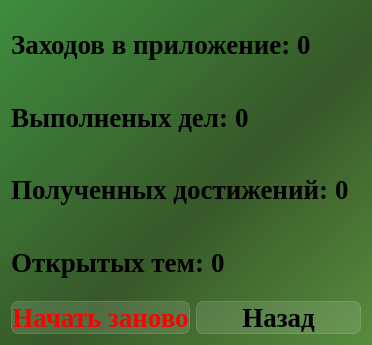
<?xml version="1.0" encoding="UTF-8"?>
<ui version="4.0">
 <class>Dialog_statistics</class>
 <widget class="QDialog" name="Dialog_statistics">
  <property name="geometry">
   <rect>
    <x>0</x>
    <y>0</y>
    <width>372</width>
    <height>345</height>
   </rect>
  </property>
  <property name="windowTitle">
   <string>Статистика</string>
  </property>
  <property name="styleSheet">
   <string notr="true">background-color: qlineargradient(spread:pad, x1:1, y1:1, x2:0, y2:0, stop:0 rgba(87, 140, 62, 255), stop:0.427447 rgba(54, 87, 39, 235), stop:1 rgba(62, 140, 63, 255));
font-family: Liberation Serif;</string>
  </property>
  <layout class="QVBoxLayout" name="verticalLayout">
   <item>
    <layout class="QHBoxLayout" name="horizontalLayout_visits">
     <item>
      <widget class="QLabel" name="label_visits">
       <property name="styleSheet">
        <string notr="true">text-align: center;
font-weight: bold;
font-size: 20pt;
background-color: none;</string>
       </property>
       <property name="text">
        <string>Заходов в приложение:</string>
       </property>
      </widget>
     </item>
     <item>
      <widget class="QLabel" name="label_count_visits">
       <property name="styleSheet">
        <string notr="true">text-align: center;
font-weight: bold;
font-size: 20pt;
background-color: none;
</string>
       </property>
       <property name="text">
        <string>0</string>
       </property>
      </widget>
     </item>
     <item>
      <spacer name="horizontalSpacer">
       <property name="orientation">
        <enum>Qt::Horizontal</enum>
       </property>
       <property name="sizeHint" stdset="0">
        <size>
         <width>40</width>
         <height>20</height>
        </size>
       </property>
      </spacer>
     </item>
    </layout>
   </item>
   <item>
    <layout class="QHBoxLayout" name="horizontalLayout_tasks">
     <item>
      <widget class="QLabel" name="label_tasks">
       <property name="styleSheet">
        <string notr="true">text-align: center;
font-weight: bold;
font-size: 20pt;
background-color: none;
border: none;</string>
       </property>
       <property name="text">
        <string>Выполненых дел:</string>
       </property>
      </widget>
     </item>
     <item>
      <widget class="QLabel" name="label_count_tasks">
       <property name="styleSheet">
        <string notr="true">text-align: center;
font-weight: bold;
font-size: 20pt;
background-color: none;
border: none;</string>
       </property>
       <property name="text">
        <string>0</string>
       </property>
      </widget>
     </item>
     <item>
      <spacer name="horizontalSpacer_2">
       <property name="orientation">
        <enum>Qt::Horizontal</enum>
       </property>
       <property name="sizeHint" stdset="0">
        <size>
         <width>40</width>
         <height>20</height>
        </size>
       </property>
      </spacer>
     </item>
    </layout>
   </item>
   <item>
    <layout class="QHBoxLayout" name="horizontalLayout_achievements">
     <item>
      <widget class="QLabel" name="label_achievements">
       <property name="styleSheet">
        <string notr="true">text-align: center;
font-weight: bold;
font-size: 20pt;
background-color: none;
border: none;</string>
       </property>
       <property name="text">
        <string>Полученных достижений:</string>
       </property>
      </widget>
     </item>
     <item>
      <widget class="QLabel" name="label_count_achievements">
       <property name="styleSheet">
        <string notr="true">text-align: center;
font-weight: bold;
font-size: 20pt;
background-color: none;
border: none;</string>
       </property>
       <property name="text">
        <string>0</string>
       </property>
      </widget>
     </item>
     <item>
      <spacer name="horizontalSpacer_3">
       <property name="orientation">
        <enum>Qt::Horizontal</enum>
       </property>
       <property name="sizeHint" stdset="0">
        <size>
         <width>40</width>
         <height>20</height>
        </size>
       </property>
      </spacer>
     </item>
    </layout>
   </item>
   <item>
    <layout class="QHBoxLayout" name="horizontalLayout_themes">
     <item>
      <widget class="QLabel" name="label_themes">
       <property name="styleSheet">
        <string notr="true">text-align: center;
font-weight: bold;
font-size: 20pt;
background-color: none;
border: none;</string>
       </property>
       <property name="text">
        <string>Открытых тем:</string>
       </property>
      </widget>
     </item>
     <item>
      <widget class="QLabel" name="label_count_themes">
       <property name="styleSheet">
        <string notr="true">text-align: center;
font-weight: bold;
font-size: 20pt;
background-color: none;
border: none;</string>
       </property>
       <property name="text">
        <string>0</string>
       </property>
      </widget>
     </item>
     <item>
      <spacer name="horizontalSpacer_4">
       <property name="orientation">
        <enum>Qt::Horizontal</enum>
       </property>
       <property name="sizeHint" stdset="0">
        <size>
         <width>40</width>
         <height>20</height>
        </size>
       </property>
      </spacer>
     </item>
    </layout>
   </item>
   <item>
    <layout class="QHBoxLayout" name="horizontalLayout">
     <item>
      <widget class="QPushButton" name="pushButton_restart_statistics">
       <property name="styleSheet">
        <string notr="true">QPushButton {
font-weight: bold;
font-size: 20pt;
text-align: center;
color: red;
background-color: rgba(255, 255, 255, 30);
border: 1px solid rgba(255, 255, 255, 40);
border-radius: 7px;
}

QPushButton:hover {
background-color: rgba(255, 255, 255, 40);
}
QPushButton:pressed {
background-color: rgba(255, 255, 255, 70);
}</string>
       </property>
       <property name="text">
        <string>Начать заново</string>
       </property>
      </widget>
     </item>
     <item>
      <widget class="QPushButton" name="pushButton_back">
       <property name="styleSheet">
        <string notr="true">QPushButton {
font-weight: bold;
font-size: 20pt;
text-align: center;
background-color: rgba(255, 255, 255, 30);
border: 1px solid rgba(255, 255, 255, 40);
border-radius: 7px;
}

QPushButton:hover {
background-color: rgba(255, 255, 255, 40);
}
QPushButton:pressed {
background-color: rgba(255, 255, 255, 70);
}</string>
       </property>
       <property name="text">
        <string>Назад</string>
       </property>
      </widget>
     </item>
    </layout>
   </item>
  </layout>
 </widget>
 <resources/>
 <connections/>
</ui>
